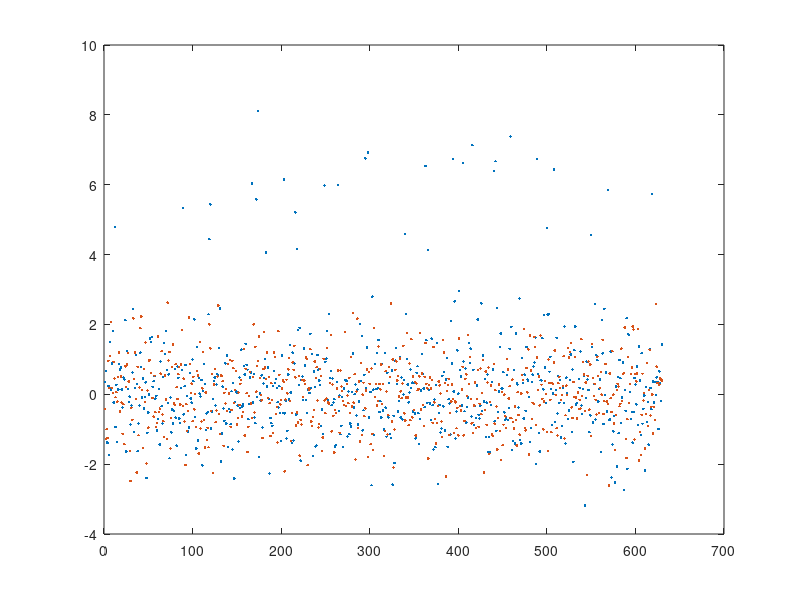
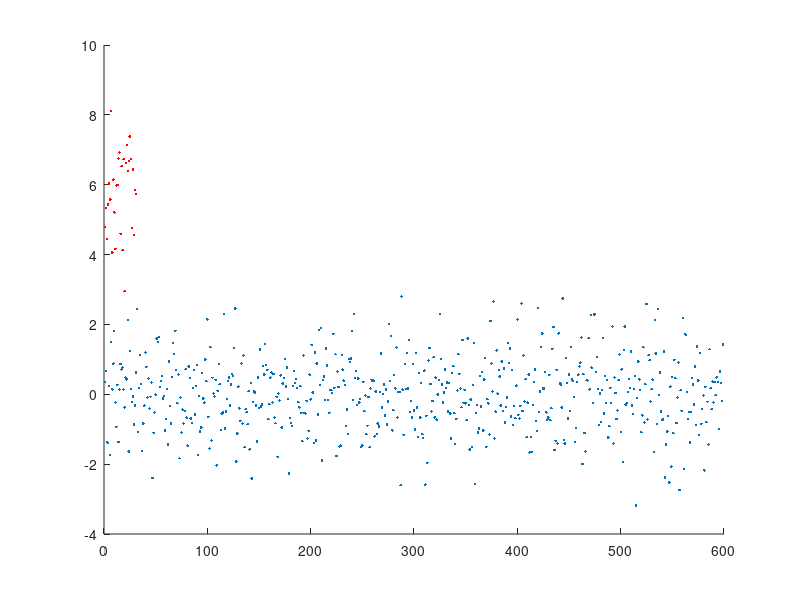

These figures' MATLAB source, in order:
close all
clear all

X = importdata('kmeans_data_1.txt');
[m, d] = size(X);
figure(1), plot(X,'.')

k = 2;
init_cen = datasample(X,k)
[idx, C] = kmeans(X, k, 'start',init_cen);

figure(2), hold on
plot( X(idx==1), '.')
plot( X(idx==2), '.r')
% how to plot C?
